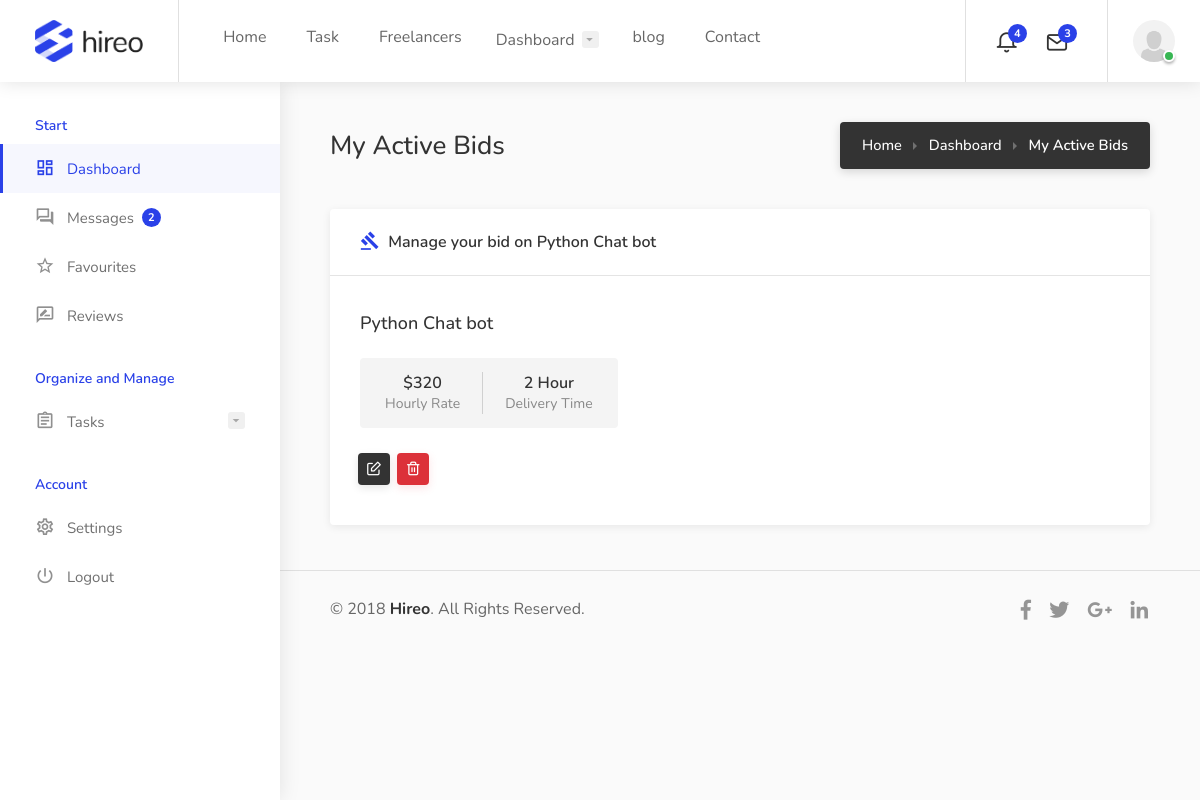
Page /bid_update/4 (signed in) on the committed database.
### user/models.py (models this page shows, shortened)
class Profile(models.Model):
    user = models.OneToOneField(User, on_delete=models.CASCADE)
    image = models.ImageField(default = 'default.png', upload_to='profile_pics')
    tagline = models.CharField(max_length=200,  default='Enter your tagline here')
    bio = models.CharField(max_length=1000, default='Enter your bio here')
    favourite = models.ManyToManyField(User, related_name='favorited_by', blank=True)

### job/models.py (models this page shows, shortened)
class Bid(models.Model):
    job = models.ForeignKey(Job, on_delete=models.CASCADE)
    user = models.ForeignKey(User, on_delete=models.CASCADE)
    Amount = models.IntegerField(default=1000)
    stripe_payment_intent = models.CharField(max_length=200, default="completed")
    has_paid = models.BooleanField( default=False,verbose_name='Payment Status')
    time = models.IntegerField(default=1)
    denom = models.ForeignKey(denom, on_delete=models.DO_NOTHING)
    status = models.BooleanField(default=False)

class Job(models.Model):
    author = models.ForeignKey(User, on_delete=models.CASCADE)
    title = models.CharField(max_length=200)
    job_type = models.ForeignKey(Type, on_delete=models.DO_NOTHING)
    job_category = models.ForeignKey(Category, on_delete=models.DO_NOTHING)
    cost = models.IntegerField(default=100)
    skill = models.ManyToManyField(Skill, blank=True)
    date_created = models.DateTimeField(default=timezone.now)
    description = models.CharField(max_length=10000)
    favourite = models.ManyToManyField(User, related_name='fav_task', blank=True)

class denom(models.Model):
    title = models.CharField(max_length=100)
    def __str__(self):
        return self.title

### user/views.py (the view)
# urls.py: path('bid_update/<int:id>', bid_update, name='bid_update'),
@login_required
def bid_update(request, id):
    current_user = request.user
    bid = Bid.objects.get(id=id)
    form = BidForm(instance=bid)
    if request.method == 'POST':
        form = BidForm(request.POST, instance=bid)
        if form.is_valid():
            form.save()
            return redirect('my_bids')
    context = {
        'bid':bid,
        'form':form
    }
    return render(request, 'user/bid_update.html', context)

### user/templates/user/bid_update.html (shortened to what this page needs)
{% extends 'user/dashboard.html' %}
{% block content %}
			<div class="dashboard-headline">
				<h3>My Active Bids</h3>
				<nav id="breadcrumbs" class="dark">
					<ul>
						<li><a href="#">Home</a></li>
						<li><a href="#">Dashboard</a></li>
						<li>My Active Bids</li>
					</ul>
				</nav>
			</div>
			<div class="row">
				<div class="col-xl-12">
					<div class="dashboard-box margin-top-0">
						<div class="headline">
							<h3><i class="icon-material-outline-gavel"></i> Manage your bid on {{ bid.job.title }}</h3>
						</div>
						<div class="content">
							<ul class="dashboard-box-list">
								<li>
									<div class="job-listing width-adjustment">
										<div class="job-listing-details">
											<div class="job-listing-description">
												<h3 class="job-listing-title"><a href="#">{{ bid.job.title }}</a></h3>
											</div>
										</div>
									</div>
									<ul class="dashboard-task-info">
										<li><strong>${{ bid.Amount }}</strong><span>Hourly Rate</span></li>
										<li><strong>{{ bid.time }} {{ bid.denom }}</strong><span>Delivery Time</span></li>
									</ul>
									<div class="buttons-to-right always-visible">
										<a href="#small-dialog" class="popup-with-zoom-anim button dark ripple-effect ico" title="Edit Bid" data-tippy-placement="top"></a>
										<a href="#" class="button red ripple-effect ico" title="Cancel Bid" data-tippy-placement="top"></a>
									</div>
								</li>
							</ul>
						</div>
					</div>
				</div>
			</div>
</div>
{% endblock content %}

### user/templates/user/dashboard.html (shortened to what this page needs)
{% load static %}
<!doctype html>
<html lang="en">
<head>
<link rel="stylesheet" href="{% static 'job/css/style.css' %}">
<link rel="stylesheet" href="{% static 'job/css/colors/blue.css' %}">
<link rel="stylesheet" href="{% static 'job/css/messages.css' %}">
</head>
<body class="gray">
<div id="wrapper">
<header id="header-container" class="fullwidth dashboard-header not-sticky">
	<div id="header">
		<div class="container">
			<div class="left-side">
				<div id="logo">
					<a href="{% url 'job-home' %}"><img src="{% static 'job/images/logo.png' %}" alt=""></a>
				</div>
				<nav id="navigation">
					<ul id="responsive">
						<li><a href="{% url 'job-home' %}">Home</a>
						</li>
						<li><a href="{% url 'job-list' %}">Task</a></li>
						<li><a href="{% url 'freelancer' %}">Freelancers</a></li>
						{% if user.is_authenticated %}
					<li><a href="#">Dashboard</a>
					</li>
					{% endif %}
					<li><a href="#">blog</a></li>
					<li><a href="#">Contact</a></li>
					</ul>
				</nav>
			</div>
		{% if user.is_authenticated %}
		<div class="right-side">
			<div class="header-widget hide-on-mobile">
				<div class="header-notifications">
					<div class="header-notifications-trigger">
						<a href="#"><i class="icon-feather-bell"></i><span>4</span></a>
					</div>
				</div>
				<div class="header-notifications">
					<div class="header-notifications-trigger">
						<a href="#"><i class="icon-feather-mail"></i><span>3</span></a>
					</div>
				</div>
			</div>
			<div class="header-widget">
				<div class="header-notifications user-menu">
					<div class="header-notifications-trigger">
						<a href="#"><div class="user-avatar status-online"><img src="{{ user.profile.image.url }}" alt=""></div></a>
					</div>
				</div>
			</div>
		</div>
		{% endif %}
		</div>
	</div>
</header>
<div class="dashboard-container">
	<div class="dashboard-sidebar">
		<div class="dashboard-sidebar-inner" data-simplebar>
			<div class="dashboard-nav-container">
				<div class="dashboard-nav">
					<div class="dashboard-nav-inner">
						<ul data-submenu-title="Start">
							<li class="active"><a href="{% url 'dashboard' %}"><i class="icon-material-outline-dashboard"></i> Dashboard</a></li>
							<li><a href="{% url 'dashboard-messages' %}"><i class="icon-material-outline-question-answer"></i> Messages <span class="nav-tag">2</span></a></li>
							<li><a href="{% url 'dashboard-favourites' %}"><i class="icon-material-outline-star-border"></i> Favourites</a></li>
							<li><a href="{% url 'reviews' %}"><i class="icon-material-outline-rate-review"></i> Reviews</a></li>
						</ul>
						<ul data-submenu-title="Organize and Manage">
							<li><a href="#"><i class="icon-material-outline-assignment"></i> Tasks</a>
							</li>
						</ul>
						<ul data-submenu-title="Account">
							<li><a href="{% url 'profile-update' %}"><i class="icon-material-outline-settings"></i> Settings</a></li>
							<li><a href="{% url 'logout' %}"><i class="icon-material-outline-power-settings-new"></i> Logout</a></li>
						</ul>
					</div>
				</div>
			</div>
		</div>
	</div>
	<div class="dashboard-content-container" data-simplebar>
		<div class="dashboard-content-inner" >
			{% block content %}
			{% endblock content %}
			<div class="dashboard-footer-spacer"></div>
			<div class="small-footer margin-top-15">
				<div class="small-footer-copyrights">
					© 2018 <strong>Hireo</strong>. All Rights Reserved.
				</div>
				<ul class="footer-social-links">
					<li>
						<a href="#" title="Facebook" data-tippy-placement="top">
							<i class="icon-brand-facebook-f"></i>
						</a>
					</li>
					<li>
						<a href="#" title="Twitter" data-tippy-placement="top">
							<i class="icon-brand-twitter"></i>
						</a>
					</li>
					<li>
						<a href="#" title="Google Plus" data-tippy-placement="top">
							<i class="icon-brand-google-plus-g"></i>
						</a>
					</li>
					<li>
						<a href="#" title="LinkedIn" data-tippy-placement="top">
							<i class="icon-brand-linkedin-in"></i>
						</a>
					</li>
				</ul>
			</div>
		</div>
	</div>
</div>
</body>
</html>

### job/static/job/css/colors/blue.css (style rules this page uses)
a, .header-widget .log-in-button:hover i, .notification-text span.color, .header-notifications-content .notification-text span.color, ul.user-menu-small-nav li a:hover, ul.user-menu-small-nav li a:hover i, #navigation ul li:hover a:after, #navigation ul li a.current, #navigation ul li a.current:after, #navigation ul li:hover a, #breadcrumbs ul li a:hover, #breadcrumbs.white ul li a:hover, .single-page-header .header-details li a:hover, .blog-post-content h3 a:hover, #posts-nav li a:hover, .task-tags span, .freelancer-detail-item a:hover, .list-4 li:before, .list-3 li:before, .list-2 li:before, .list-1 li:before, .share-buttons-content span strong, .keyword, .banner-headline strong.color, .category-box-icon, .recommended .pricing-plan-label, .recommended .pricing-plan-label strong, .boxed-widget.summary li.total-costs span, .testimonial-box:before, .single-counter h3, .popup-tabs-nav li.active a, .dialog-with-tabs .forgot-password:hover, .dropdown-menu > li > a:hover, .dropdown-menu > .active > a, .dropdown-menu > .active > a:hover, .bootstrap-select .dropdown-menu li.selected a span.check-mark:before, .bootstrap-select .dropdown-menu li.selected:hover a span.check-mark:before, .boxed-list-headline h3 i, .boxed-list-item .item-details .detail-item a:hover, .job-overview .job-overview-inner ul li i, .dashboard-nav ul:before, .dashboard-nav ul li.active-submenu a i, .dashboard-nav ul li.active a i, .dashboard-nav ul li:hover a i, .dashboard-nav ul li.active-submenu a, .dashboard-nav ul li:hover a, .dashboard-nav ul li.active a, .dashboard-nav ul li.active-submenu a:after, .dashboard-nav ul li.active a:after, .dashboard-nav ul li:hover a:after, .dashboard-box .headline h3 i, .help-icon, .header-widget .log-in-button:hover, .header-widget .log-in-button:hover i { color:#2a41e8; }
#backtotop a, .header-notifications-trigger span, a.header-notifications-button, #navigation ul ul.dropdown-nav ul.dropdown-nav li:hover a:after, #navigation ul ul.dropdown-nav li:hover a:after, .mm-menu em.mm-counter, .language-switcher.bootstrap-select.btn-group.open button, .language-switcher.bootstrap-select.btn-group button:hover, .footer-links ul li a span:before, .newsletter button, .pagination ul li a.current-page, a.blog-post-info:hover, #posts-nav li a:hover span, .comment-by a.reply:hover, .contact-address-headline:after, .enable-filters-button span, .enable-filters-button i, .job-listing.with-apply-button:hover .list-apply-button, .letters-list a.current, span.button, button.button, input[type="button"], input[type="submit"], a.button, .list-1 li:before, mark.color, table.basic-table th, .copy-url .copy-url-button, .keyword-input-container .keyword-input-button, .tags-container input[type="checkbox"]:checked + label, input:checked + .switch-button, .radio input[type="radio"] + label .radio-label:after, .uploadButton .uploadButton-button:hover, .pricing-plan .button:hover, .pricing-plan.recommended .button, .pricing-plan .recommended-badge, .payment-tab-trigger > input:checked ~ label::after, .breathing-icon, .icon-box-check, .testimonial-author span, .qtyInc:hover, .qtyDec:hover, #sign-in-dialog .mfp-close:hover, #small-dialog-1 .mfp-close:hover, #small-dialog-2 .mfp-close:hover, #small-dialog-3 .mfp-close:hover, #small-dialog-4 .mfp-close:hover, #small-dialog .mfp-close:hover, .slider-selection, .cluster-visible, .marker-container, .custom-zoom-in:hover, .custom-zoom-out:hover, #geoLocation:hover, #streetView:hover, #scrollEnabling:hover, #scrollEnabling.enabled, a.apply-now-button, a.attachment-box:hover, .freelancer-indicators .indicator-bar span, .dashboard-nav ul li span.nav-tag, .dashboard-box .button.dark:not(.ico):hover, .messages-inbox ul li:before, .message-by h5 i, .message-bubble.me .message-text { background-color:#2a41e8; }
.payment-tab-trigger > input:checked ~ label::before, .dashboard-nav ul li.active-submenu, .dashboard-nav ul li.active, .dashboard-nav ul li:hover { border-color:#2a41e8; }
span.button, button.button, input[type="button"], input[type="submit"], a.button { box-shadow: 0 4px 12px rgba(42,65,232,0.15); }
.dashboard-nav ul li.active-submenu, .dashboard-nav ul li.active, .dashboard-nav ul li:hover { background-color: rgba(42,65,232,0.04); }
.dashboard-nav ul li.active-submenu a:after, .dashboard-nav ul li.active a:after, .dashboard-nav ul li:hover a:after { background: rgba(42,65,232,0.13); }
.dashboard-box-list .button { box-shadow: 0 3px 8px rgba(42,65,232,0.15); }

### rows in the picture
Bid: job "Python Chat bot", Amount "320", time "2", denom "Hour"
